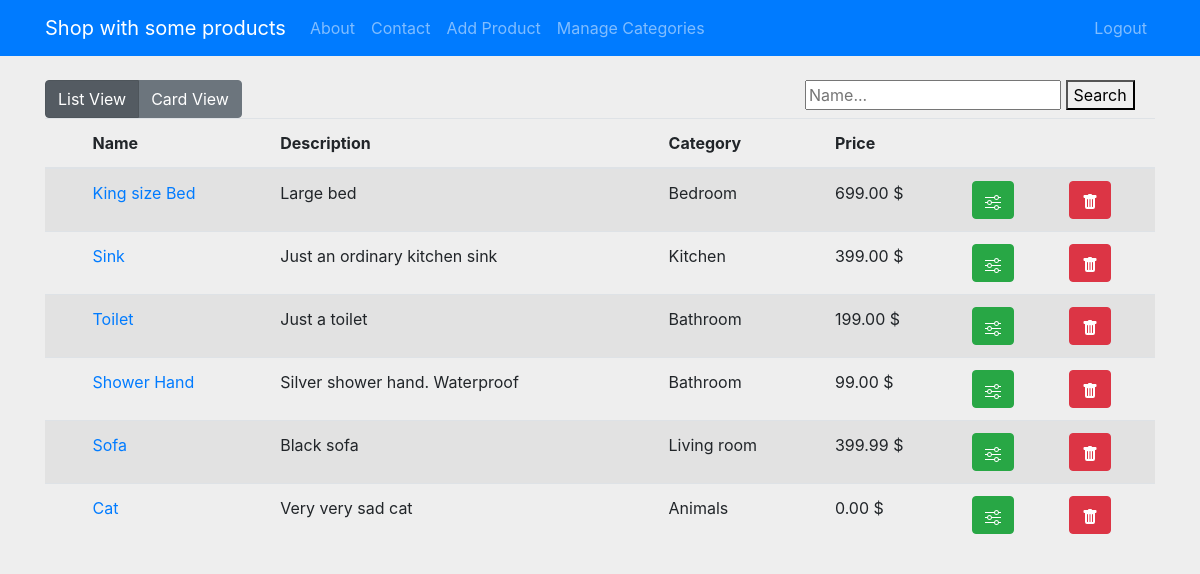
The app's page / (signed in) with its own data.
### products/models.py (models this page shows, shortened)
class Product(models.Model):
    name = models.CharField(max_length=100)
    description = models.TextField()
    product_category = models.ForeignKey(Category, null=True, on_delete=models.SET_NULL)
    price = models.DecimalField(max_digits=5, decimal_places=2)
    image = models.ImageField(default='products_images/default.jpg', upload_to='products_images', null=True, blank=True)

class Category(models.Model):
    name = models.CharField(max_length=100)
    def __str__(self):
        return self.name

### products/views.py (the view)
# urls.py: path('', views.home_view, name='product_home'),
def home_view(request):
    products = Product.objects.all()
    categories = Category.objects.all()
    search = request.GET.get('search')
    if search:
        q1 = Product.objects.filter(name__contains=search)
        products = q1
    context = {'products': products, 'categories': categories}
    return render(request, 'products/home.html', context)

### products/templates/products/home.html (shortened to what this page needs)
{% extends 'products/main.html' %}
{% load static %}
{% block content %}
<div class="row">
  <div class="col-md-8">
    <div class="btn-group btn-group-toggle" data-toggle="buttons">
      <a class="btn btn-secondary" href="{% url 'product_home' %}">
        <input type="radio" checked> List View
      </a>
      <a class="btn btn-secondary" href="{% url 'card_view' %}">
        <input type="radio"> Card View
      </a>
    </div>
  </div>
  <div class="col-md-4">
    <form action="{% url 'product_home' %}" method="get">
      <input name="search" type="text" placeholder="Name...">
      <button>Search</button>
    </form>
  </div>
</div>
<table class="table table-striped">
    <thead>
      <tr>
        <th scope="col"></th>
        <th scope="col">Name</th>
        <th scope="col">Description</th>
        <th scope="col">Category</th>
        <th scope="col">Price</th>
        <th scope="col"></th>
        <th scope="col"></th>
      </tr>
    </thead>
    <tbody>
      {% for product in products %}
      <tr>
        <th scope="row"></th>
        <td> <a href="{% url 'product_detail' product.id %}"> {{ product.name }}</td>
        <td>{{ product.description }}</td>
        <td>{{ product.product_category }}</td>
        <td>{{ product.price }} $ </td>
        <td><a class="btn btn-success" href="{% url 'product_edit' product.id %}"></a></td>
        <td><a class="btn btn-danger" href="{% url 'product_delete' product.id %}"></a></td>
      </tr>
      {% endfor %}
    </tbody>
  </table>
{% endblock %}

### products/static/css/main.css (style rules this page uses)
body { background-color: #EEEEEE; }

### records on screen
Product: name "King size Bed", description "Large bed", product_category "Bedroom", price "699.00"
Product: name "Sink", description "Just an ordinary kitchen sink", product_category "Kitchen", price "399.00"
Product: name "Toilet", description "Just a toilet", product_category "Bathroom", price "199.00"
Product: name "Shower Hand", description "Silver shower hand. Waterproof", product_category "Bathroom", price "99.00"
Product: name "Sofa", description "Black sofa", product_category "Living room", price "399.99"
Product: name "Cat", description "Very very sad cat", product_category "Animals", price "0.00"
